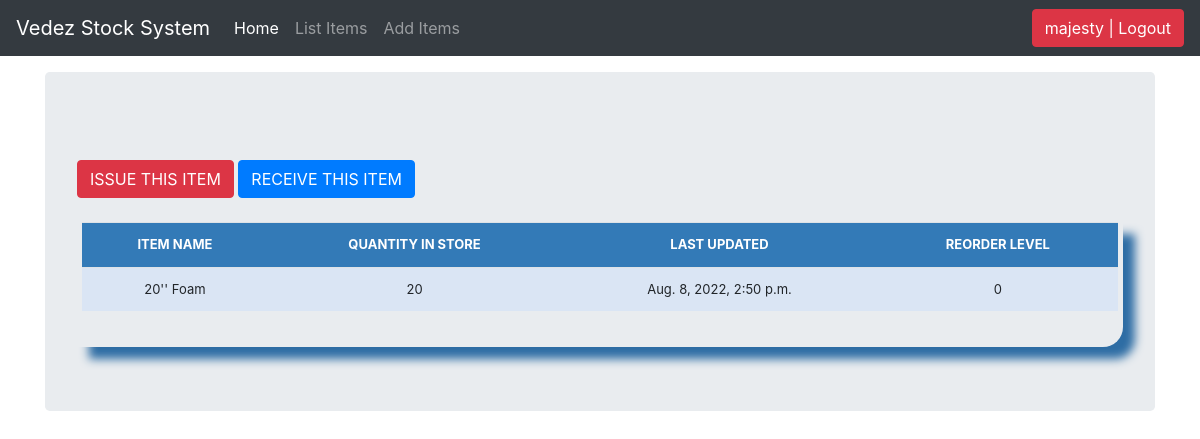
The page /stock_detail/1/ (signed in) on the database its author committed.
### stockmgmt/models.py (models this page shows, shortened)
class Stock(models.Model):
    category = models.ForeignKey(Category, on_delete=models.CASCADE, blank=True)
    item_name = models.CharField(max_length=50, blank=True, null=True)
    quantity = models.IntegerField(default='0', blank=True, null=True)
    receive_quantity = models.IntegerField(default='0', blank=True, null=True)
    receive_by = models.CharField(max_length=50, blank=True, null=True)
    issue_quantity = models.IntegerField(default='0', blank=True, null=True)
    issue_by = models.CharField(max_length=50, blank=True, null=True)
    issue_to = models.CharField(max_length=50, blank=True, null=True)
    phone_number = models.CharField(max_length=50, blank=True, null=True)
    created_by = models.CharField(max_length=50, blank=True, null=True)
    reorder_level = models.IntegerField(default='0', blank=True, null=True)
    last_updated = models.DateTimeField(auto_now_add=False, auto_now=True)
    timestamp = models.DateTimeField(auto_now_add=True, auto_now=False)

### stockmgmt/views.py (the view)
# urls.py: path('stock_detail/<str:pk>/', views.stock_detail, name="stock_detail"),
def stock_detail(request, pk):
    queryset = Stock.objects.get(id=pk)
    context = {
        "queryset": queryset,
    }
    return render(request, "stock_detail.html", context)

### templates/stock_detail.html (shortened to what this page needs)
{% load static %}
{% load crispy_forms_tags %}
<!doctype html>
<html lang="en">
  <head>
      <link href="{% static 'css/stylesheet.css' %}" rel="stylesheet">
    <link rel="stylesheet" href="https://cdn.jsdelivr.net/npm/bootstrap@4.4.1/dist/css/bootstrap.min.css">
    <link href="{% static 'css/navbar-top-fixed.css' %}" rel="stylesheet">
  </head>
  <body>
    {% include 'navbar.html' %}
<main role="main" class="container">
  <div class="jumbotron">
      <br>
    <a href="{% url 'issue_items' queryset.id %}"><div class='btn btn-danger'>ISSUE THIS ITEM</div></a>
    <a href="{% url 'receive_items' queryset.id %}"><div class='btn btn-primary'>RECEIVE THIS ITEM</div></a>
        <br><br>
        <div class="display_table">
          <table class='table'>
                  <tr>
                    <th>ITEM NAME</th>
                    <th>QUANTITY IN STORE</th>
                    <th>LAST UPDATED</th>
                    <th>REORDER LEVEL</th>
                  </tr>
                  <tr>
                    <td>{{queryset.item_name}}</td>
                    <td>{{queryset.quantity}}</td>
                    <td>{{queryset.last_updated}}</td>
                    <td>{{queryset.reorder_level}}</td>
                  </tr>
          </table>
        </div>
  </div>
</main>
</html>

### templates/navbar.html (shortened to what this page needs)
<nav class="navbar navbar-expand-md navbar-dark fixed-top bg-dark">
  <a class="navbar-brand" href="/">Vedez Stock System</a>
  <div class="collapse navbar-collapse" id="navbarCollapse">
    <ul class="navbar-nav mr-auto">
      <li class="nav-item active">
        <a class="nav-link" href="/">Home <span class="sr-only">(current)</span></a>
      </li>
      {% if request.user.is_authenticated %}
      <li class="nav-item">
        <a class="nav-link" href="/list_items">List Items</a>
      </li>
      <li class="nav-item">
        <a class="nav-link" href="/add_items">Add Items</a>
      </li>
      {% endif %}
    </ul>
        <ul class="navbar-nav">
        {% if request.user.is_authenticated %}
        <li><a href="/accounts/logout"><button class="btn btn-danger">{{ user }} | Logout</button></a></li>
        {% else %}
        <li><a href="/accounts/login">Login</a></li>
        {% endif %}
        </ul>
  </div>
</nav>

### static/css/stylesheet.css (style rules this page uses)
body { background-color: #34eb6b; }
.table { font-size: 13px; text-align: center; width: 95%; margin: auto; }
.table tr:nth-child(odd) { background: #B8CAE4 }
.table tr:nth-child(even) { background: #dae5f4 }
th { background-color: #337ab7; color: white; }
.display_table { border-bottom-right-radius: 20px; padding-left: 5px; padding-right: 5px; padding-bottom: 20px; box-shadow: 12px 12px 10px #2e6da4; }

### static/css/navbar-top-fixed.css (style rules this page uses)
body { min-height: 75rem; padding-top: 4.5rem; }

### rows shown on the page
Stock: item_name "20'' Foam", quantity "20", last_updated "Aug. 8, 2022, 2:50 p.m.", reorder_level "0"

### other values the page prints
{{ user }} "majesty"
